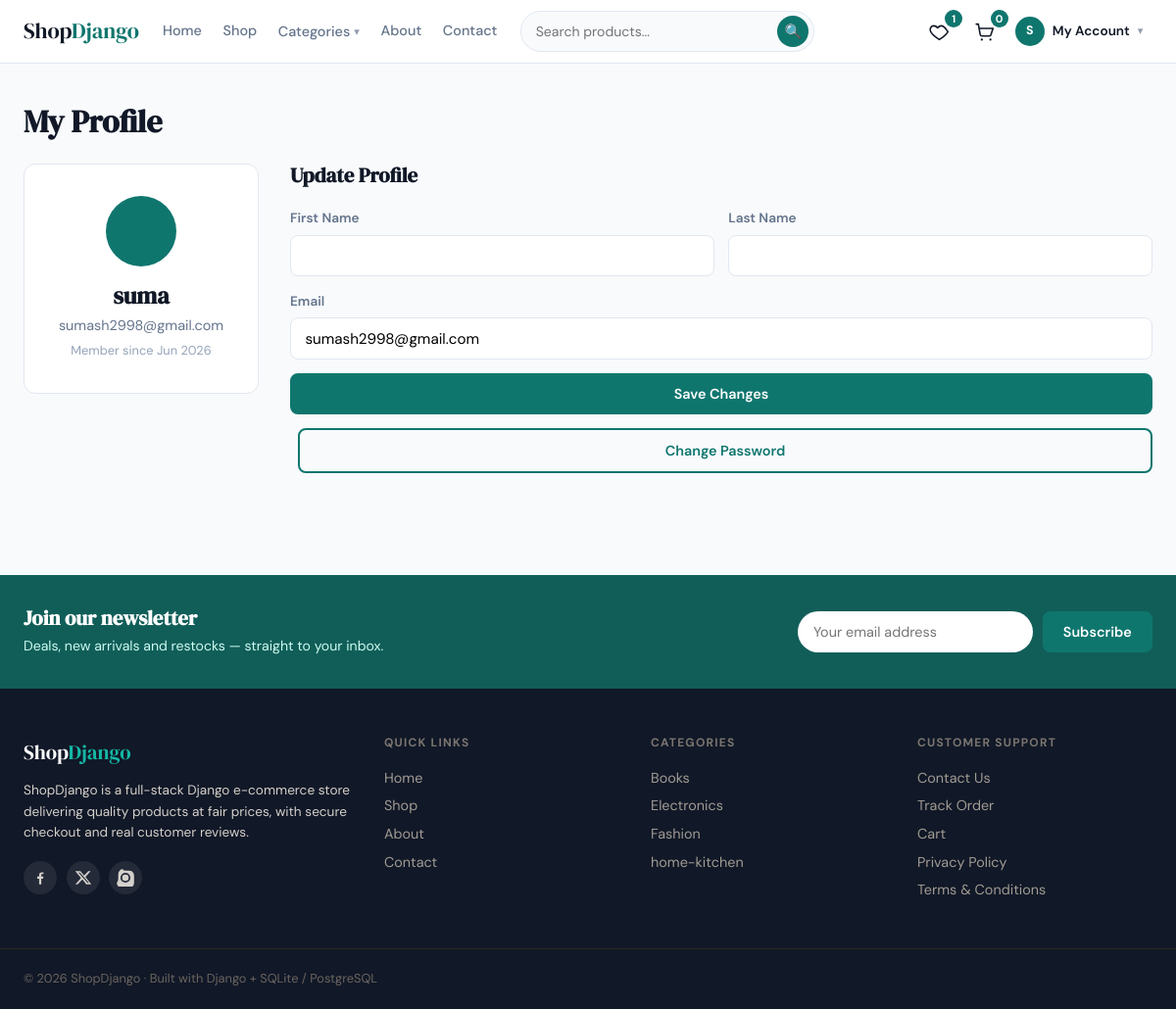
/accounts/profile/ (signed in), run on the app's committed database.
### store/models.py (models this page shows, shortened)
class Category(models.Model):
    name = models.CharField(max_length=200)
    slug = models.SlugField(unique=True)
    description = models.TextField(blank=True)
    image = models.ImageField(upload_to='categories/', blank=True)
    class Meta:
        verbose_name_plural = 'Categories'
        ordering = ['name']
    def get_absolute_url(self):
        return reverse('store:product_list_by_category', args=[self.slug])

### accounts/views.py (the view)
# urls.py: path('profile/', views.profile, name='profile'),
@login_required
def profile(request):
    orders = Order.objects.filter(user=request.user).prefetch_related('items__product').order_by('-created')[:5]
    if request.method == 'POST':
        form = ProfileUpdateForm(request.POST, instance=request.user)
        if form.is_valid():
            form.save()
            messages.success(request, 'Profile updated successfully.')
            return redirect('accounts:profile')
    else:
        form = ProfileUpdateForm(instance=request.user)
    return render(request, 'accounts/profile.html', {'form': form, 'recent_orders': orders})

### accounts/forms.py
class ProfileUpdateForm(forms.ModelForm):
    class Meta:
        model = User
        fields = ['first_name', 'last_name', 'email']
        widgets = {
            'first_name': forms.TextInput(attrs={'class': 'form-input'}),
            'last_name': forms.TextInput(attrs={'class': 'form-input'}),
            'email': forms.EmailInput(attrs={'class': 'form-input'}),
        }

### cart/cart.py (called while the page is built)
    def __len__(self):
        return sum(item['quantity'] for item in self.cart.values())

### cart/context_processors.py (called while the page is built)
def cart(request):
    return {'cart': Cart(request)}

### store/context_processors.py (called while the page is built)
def wishlist_count(request):
    if request.user.is_authenticated:
        wishlist = getattr(request.user, 'wishlist', None)
        return {'wishlist_count': wishlist.products.count() if wishlist else 0}
    return {'wishlist_count': 0}

def nav_categories(request):
    return {'nav_categories': Category.objects.all()[:8]}

### templates/accounts/profile.html (shortened to what this page needs)
{% extends 'base.html' %}
{% block content %}
<section class="section">
  <h1 class="page-title">My Profile</h1>
  <div class="profile-layout">
    <div class="profile-card">
      <div class="profile-avatar">{{ user.first_name|first|upper }}{{ user.last_name|first|upper }}</div>
      <h2>{{ user.get_full_name|default:user.username }}</h2>
      <p class="profile-email">{{ user.email }}</p>
      <p class="profile-member">Member since {{ user.date_joined|date:"M Y" }}</p>
    </div>
    <div class="profile-form-wrap">
      <h3>Update Profile</h3>
      <form method="post" class="auth-form">
        <div class="form-row two">
          <div class="form-group"><label>First Name</label>{{ form.first_name }}</div>
          <div class="form-group"><label>Last Name</label>{{ form.last_name }}</div>
        </div>
        <div class="form-group"><label>Email</label>{{ form.email }}</div>
        <button type="submit" class="btn btn-primary">Save Changes</button>
        <a href="{% url 'accounts:password_change' %}" class="btn btn-outline" style="margin-left:.5rem">Change Password</a>
      </form>
    </div>
  </div>
</section>
{% endblock %}

### templates/base.html (shortened to what this page needs)
<!DOCTYPE html>
<html lang="en">
<head>
  {% load static %}
  <link rel="stylesheet" href="{% static 'css/main.css' %}">
</head>
<body>
<nav class="navbar">
  <div class="nav-inner">
    <a href="{% url 'store:product_list' %}" class="nav-logo">Shop<span>Django</span></a>
    <div class="nav-links" id="nav-links">
      <a href="{% url 'store:product_list' %}" class="{% if request.resolver_match.url_name == 'product_list' and not request.GET.q %}active{% endif %}">Home</a>
      <a href="{% url 'store:product_list' %}#products">Shop</a>
      <div class="nav-dropdown">
        <span class="nav-dropdown-label">Categories</span>
      </div>
      <a href="{% url 'store:about' %}" class="{% if request.resolver_match.url_name == 'about' %}active{% endif %}">About</a>
      <a href="{% url 'store:contact' %}" class="{% if request.resolver_match.url_name == 'contact' %}active{% endif %}">Contact</a>
    </div>
    <form method="get" action="{% url 'store:product_list' %}" class="nav-search">
      <input type="text" name="q" value="{{ query }}" placeholder="Search products..." class="nav-search-input" aria-label="Search products">
      <button type="submit" class="nav-search-btn" aria-label="Search">&#x1F50D;</button>
    </form>
    <div class="nav-right">
      <a href="{% if user.is_authenticated %}{% url 'store:wishlist' %}{% else %}{% url 'accounts:login' %}?next={% url 'store:wishlist' %}{% endif %}" class="icon-btn" aria-label="Wishlist">
        <svg viewBox="0 0 24 24" width="21" height="21" fill="none" stroke="currentColor" stroke-width="1.8" stroke-linecap="round" stroke-linejoin="round">
          <path d="M12 21s-7.5-4.6-10-9.1C.5 8.6 2 5 5.6 5c2 0 3.4 1 4.4 2.4C11 6 12.4 5 14.4 5 18 5 19.5 8.6 22 11.9 19.5 16.4 12 21 12 21z"/>
        </svg>
        <span id="wishlist-count" class="icon-count">{{ wishlist_count }}</span>
      </a>
      <a href="{% url 'cart:cart_detail' %}" class="icon-btn" aria-label="Cart">
        <span id="cart-count" class="icon-count">{{ cart|length }}</span>
      </a>
      {% if user.is_authenticated %}
      <div class="nav-dropdown profile-dropdown">
        <span class="nav-dropdown-label">
          <span class="profile-avatar-sm">{{ user.first_name|first|upper|default:user.username|first|upper }}</span>
          <span class="label-text">My Account</span>
        </span>
      </div>
      {% else %}
      <a href="{% url 'accounts:login' %}" class="btn btn-outline btn-sm">Login</a>
      <a href="{% url 'accounts:register' %}" class="btn btn-primary btn-sm">Register</a>
      {% endif %}
    </div>
  </div>
</nav>
<main>{% block content %}{% endblock %}</main>
<footer class="footer">
  <div class="footer-newsletter">
    <div class="footer-newsletter-inner">
      <div>
        <h3>Join our newsletter</h3>
        <p>Deals, new arrivals and restocks — straight to your inbox.</p>
      </div>
      <form id="newsletter-form" class="newsletter-form" action="{% url 'store:newsletter_subscribe' %}" method="post">
        <input type="email" name="email" required placeholder="Your email address" class="newsletter-input">
        <button type="submit" class="btn btn-primary">Subscribe</button>
      </form>
    </div>
  </div>
  <div class="footer-inner">
    <div class="footer-brand">
      <span class="nav-logo">Shop<span>Django</span></span>
      <p>ShopDjango is a full-stack Django e-commerce store delivering quality products at fair prices, with secure checkout and real customer reviews.</p>
      <div class="footer-social">
        <a href="#" aria-label="Facebook" class="social-icon"><svg viewBox="0 0 24 24" width="18" height="18" fill="currentColor"><path d="M13.5 21v-7.6h2.55l.38-2.96h-2.93v-1.9c0-.86.24-1.44 1.47-1.44h1.57V4.8A21 21 0 0 0 14.1 4.7c-2.1 0-3.54 1.28-3.54 3.63v2.1H8v2.97h2.56V21z"/></svg></a>
        <a href="#" aria-label="Twitter / X" class="social-icon"><svg viewBox="0 0 24 24" width="18" height="18" fill="currentColor"><path d="M18.9 3H22l-7.1 8.1L23 21h-6.9l-5.4-6.6L4.4 21H1.3l7.6-8.7L1 3h7.1l4.9 6.1L18.9 3zM17.7 19h1.9L7.4 4.9H5.4L17.7 19z"/></svg></a>
        <a href="#" aria-label="Instagram" class="social-icon"></a>
      </div>
    </div>
    <div class="footer-links">
      <h4>Quick Links</h4>
      <a href="{% url 'store:product_list' %}">Home</a>
      <a href="{% url 'store:product_list' %}#products">Shop</a>
      <a href="{% url 'store:about' %}">About</a>
      <a href="{% url 'store:contact' %}">Contact</a>
    </div>
    <div class="footer-links">
      <h4>Categories</h4>
      {% for cat in nav_categories %}
      <a href="{{ cat.get_absolute_url }}">{{ cat.name }}</a>
      {% empty %}
      <span class="nav-dropdown-empty">No categories yet</span>
      {% endfor %}
    </div>
    <div class="footer-links">
      <h4>Customer Support</h4>
      <a href="{% url 'store:contact' %}">Contact Us</a>
      {% if user.is_authenticated %}
      <a href="{% url 'orders:order_list' %}">Track Order</a>
      {% endif %}
      <a href="{% url 'cart:cart_detail' %}">Cart</a>
      <a href="{% url 'store:privacy_policy' %}">Privacy Policy</a>
      <a href="{% url 'store:terms' %}">Terms &amp; Conditions</a>
    </div>
  </div>
  <div class="footer-bottom">© 2026 ShopDjango · Built with Django + SQLite / PostgreSQL</div>
</footer>
</body>
</html>

### data on the page
Category: name "Books"
Category: name "Electronics"
Category: name "Fashion"
Category: name "home-kitchen"

### other printed values
{{ wishlist_count }} "1"
{{ cart|length }} "0"
{{ user.first_name|first|upper|default:user.username|first|upper }} "S"
{{ user.get_full_name|default:user.username }} "suma"
{{ user.email }} "sumash2998@gmail.com"
{{ user.date_joined|date:"M Y" }} "Jun 2026"
